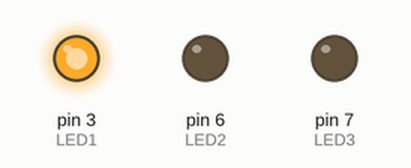
Simulated run of this program. Board: MicroPython board. Shown: output pins drawn as LEDs (lit = HIGH).

Above: at 0.5 s.
At 1.5 s:
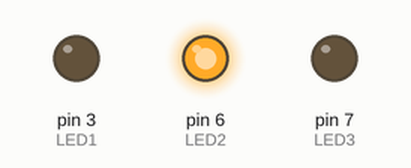
At 5.5 s:
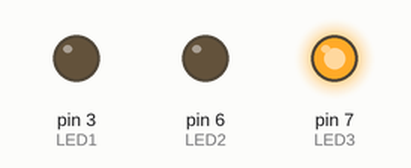
Timing chart, 0 to 6.9 s (numbered marks = the images above):
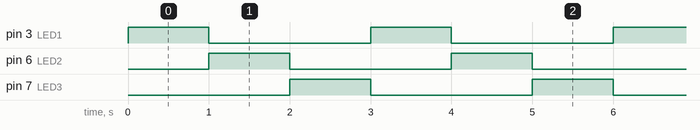

Measured:
- by itself, pin 3 (LED1), pin 6 (LED2), pin 7 (LED3): alternates HIGH for 1.0 s and LOW for 2.0 s
- by itself, everything shown: repeats every 3.0 s, in 3 steps

The program:

main.py
```python
'''
实验名称：流水灯
版本：v2.0
日期：2021.4
作者：CaptainJackey
实验平台：01Studio - 达芬奇
'''

#导入相关模块
from machine import Pin
import time

#构建LED对象
LED1 = Pin('C3', Pin.OUT)
LED2 = Pin('C6', Pin.OUT)
LED3 = Pin('C7', Pin.OUT)

LEDS = [LED1,LED2,LED3]

# 相当于for i in [0, 1, 2]，LED[i].low()执行3次，分别是LED 1，2，3
for i in range(3):
    LEDS[i].low()

while True:
    #使用for循环
    for i in range(3):
        LEDS[i].high()
        time.sleep_ms(1000) #延时1000毫秒，即1秒
        LEDS[i].low()
```
